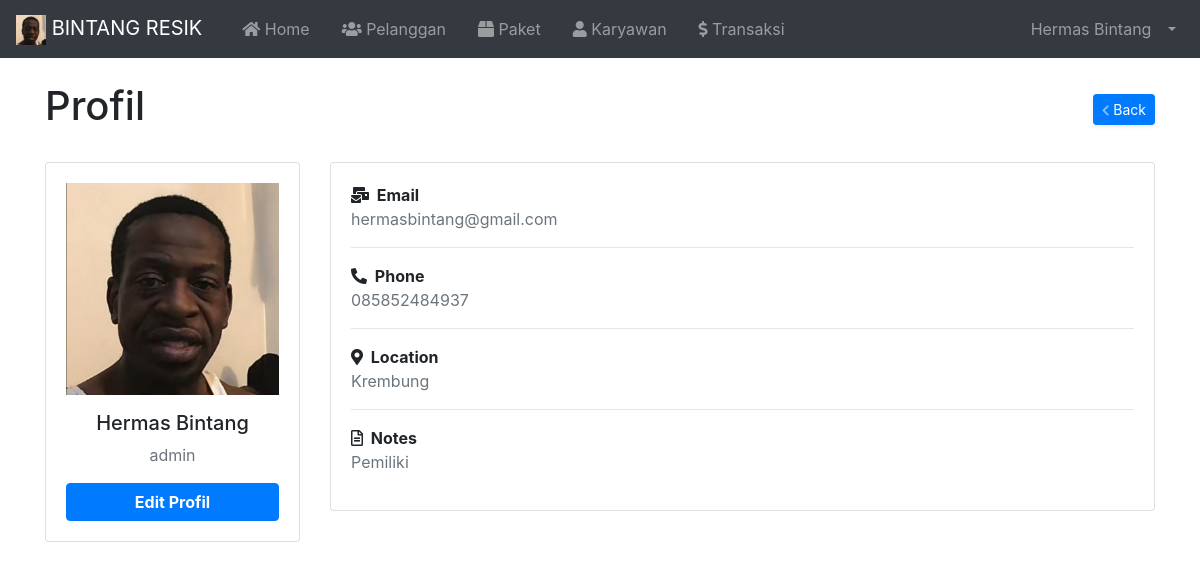
The app's page /index.php?page=Profil (signed in) with its own data.
### tables this page shows
CREATE TABLE `tbl_karyawan` (
  `id` int(11) NOT NULL,
  `nama` varchar(100) NOT NULL,
  `username` varchar(30) NOT NULL,
  `password` varchar(255) NOT NULL,
  `email` varchar(255) NOT NULL,
  `no_hp` varchar(20) NOT NULL,
  `alamat` varchar(100) NOT NULL,
  `catatan` varchar(255) NOT NULL,
  `image` varchar(255) NOT NULL,
  `role` varchar(20) NOT NULL
);

### index.php (called while the page is built, shortened)
<?php
  require 'load/function.php';
?>
<?php require_once 'header.php'; ?>
<?php require 'content.php'; ?>
<?php require_once 'footer.php'; ?>

### page/user/profil.php (the view)
<div class="container">
  <div class="d-sm-flex align-items-center justify-content-between mt-4 mb-4">
    <h1>Profil</h1>
    <a href="?page=index.php" class="d-none d-sm-inline-block btn btn-sm btn-primary shadow-sm">
			<i class="fas fa-chevron-left fa-sm text-white-50"></i> Back</a>
  </div>
  <div class="row">
    <div class="col-md-3">
      <div class="card card-primary card-outline">
        <div class="card-body box-profile">
          <div class="text-center">
            <img class="profile-user-img img-fluid img-circle" src="upload/karyawan/<?= $user['image']; ?>"
              alt="User profile picture">
          </div>
          <h5 class="text-center mt-3"><?= $user['nama']; ?></h5>
          <p class="text-muted text-center"><?= $user['username']; ?></p>
          <a href="?page=EditProfil" class="btn btn-primary btn-block"><b>Edit Profil</b></a>
        </div>
      </div>
    </div>
    <div class="col-md">
      <div class="card">
        <div class="card-body">
          <strong><i class="fas fa-mail-bulk mr-1"></i> Email</strong>
          <p class="text-muted"><?= $user['email']; ?></p>
          <hr>
          <strong><i class="fas fa-phone-alt mr-1"></i> Phone</strong>
          <p class="text-muted"><?= $user['no_hp']; ?></p>
          <hr>
          <strong><i class="fas fa-map-marker-alt mr-1"></i> Location</strong>
          <p class="text-muted"><?= $user['alamat']; ?></p>
          <hr>
          <strong><i class="far fa-file-alt mr-1"></i> Notes</strong>
          <p class="text-muted"><?= $user['catatan']; ?></p>
        </div>
      </div>
    </div>
  </div>
</div>

### header.php (shortened to what this page needs)
<?php
  $id = $_SESSION['id'];
  $result = mysqli_query($koneksi, "SELECT * FROM tbl_karyawan WHERE id = '$id'");
  $user = mysqli_fetch_assoc($result);
?>
<!DOCTYPE html>
<html lang="en">
<head>
	<link rel="stylesheet" href="asset/vendor/bootstrap-4.5.3/css/bootstrap.min.css">
	<link rel="stylesheet" href="asset/vendor/fontawesome/css/all.min.css">
	<link rel="stylesheet" href="asset/vendor/datatables-b4/datatables.min.css">
</head>
<body>
	<nav class="navbar navbar-expand-lg navbar-dark bg-dark">
		<a class="navbar-brand" href="index.php">
			<img src="asset/img/logo.png" width="30" height="30" alt="">
			BINTANG RESIK
		</a>
		<div class="collapse navbar-collapse" id="navbarSupportedContent">
			<ul class="navbar-nav mr-auto">
				<li class="nav-item ml-3">
					<a class="nav-link" href="index.php"><i class="fas fa-home"></i> Home<span class="sr-only">(current)</span></a>
				</li>
				<li class="nav-item ml-3">
					<a class="nav-link" href="?page=Pelanggan"><i class="fas fa-users"></i> Pelanggan</a>
				</li>
				<li class="nav-item ml-3">
					<a class="nav-link" href="?page=Paket"><i class="fas fa-box"></i> Paket</a>
				</li>
				<?php if ($user['role'] == 'Admin') : ?>
				<li class="nav-item ml-3">
					<a class="nav-link" href="?page=Karyawan"><i class="fas fa-user"></i> Karyawan</a>
				</li>
				<?php endif; ?>
				<li class="nav-item ml-3">
					<a class="nav-link " href="?page=Transaksi"><i class="fas fa-dollar-sign"></i> Transaksi</a>
				</li>
			</ul>
			<ul class="navbar-nav ml-auto">
				<li class="nav-item dropdown">
					<a class="nav-link dropdown-toggle" href="#" id="userDropdown" role="button" data-toggle="dropdown"
						aria-haspopup="true" aria-expanded="false">
						<span class="mr-2 d-none d-lg-inline"><?= $user['nama']; ?></span>
					</a>
				</li>
			</ul>
		</div>
	</nav>

### records on screen
tbl_karyawan: nama "Hermas Bintang", image (picture), username "admin", email "hermasbintang@gmail.com", no_hp "085852484937", alamat "Krembung", catatan "Pemiliki"
